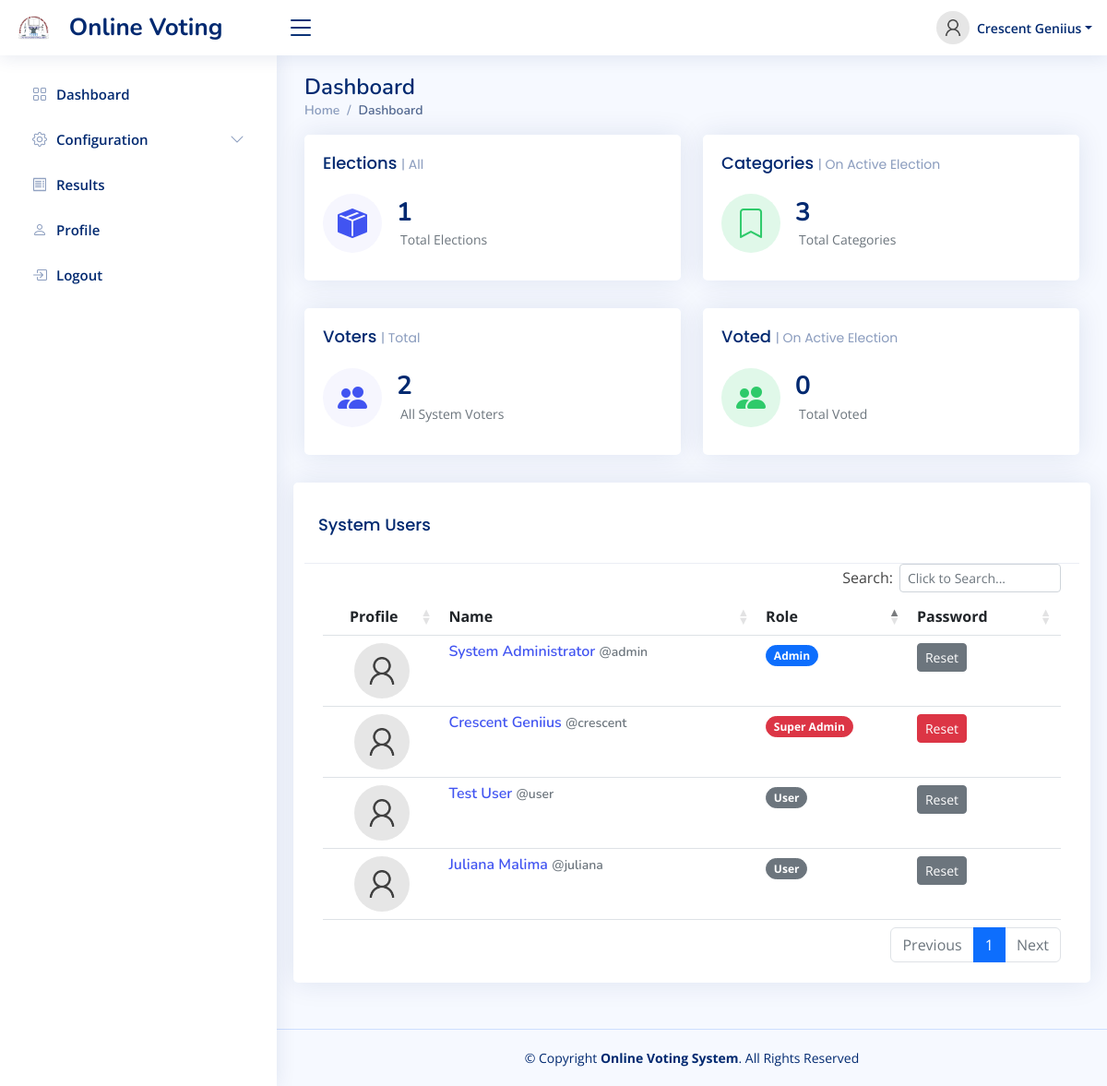
The page / (signed in) on the database its author committed.
### tables this page shows
CREATE TABLE `users` (
  `id` int(11) NOT NULL,
  `name` varchar(255) NOT NULL,
  `username` varchar(255) NOT NULL,
  `email` varchar(255) DEFAULT NULL,
  `phone` varchar(255) DEFAULT NULL,
  `profile_picture` varchar(255) DEFAULT NULL,
  `password` varchar(255) NOT NULL,
  `type` tinyint(4) NOT NULL DEFAULT 1,
  `updated_by` int(11) DEFAULT NULL,
  `created_at` timestamp NOT NULL DEFAULT current_timestamp(),
  `updated_at` timestamp NULL DEFAULT NULL ON UPDATE current_timestamp()
);

### dashboard.php (the view, shortened to what this page needs)
<?php
$query = "
    SELECT
        (SELECT COUNT(*) FROM election) AS total_elections,
        IFNULL((SELECT COUNT(*) FROM categories c WHERE c.election_id = e.id AND e.status = 1), 0) AS total_active_categories,
        (SELECT COUNT(*) FROM users WHERE type = 1) AS total_voters,
        COUNT(DISTINCT v.voter_id) AS total_voted,
        e.title AS election_title
    FROM
        election e
    LEFT JOIN
        users u ON u.type = 1
    LEFT JOIN
        votes v ON e.id = v.election_id
    WHERE
        e.status = 1;
";
$result = $conn->query($query);
?>
<div class="pagetitle">
    <h1>Dashboard</h1>
    <nav>
        <ol class="breadcrumb">
            <li class="breadcrumb-item"><a href="#">Home</a></li>
            <li class="breadcrumb-item active">Dashboard</li>
        </ol>
    </nav>
</div>
<section class="section dashboard">
    <div class="row">
        <?php if ($result->num_rows > 0) {
            $row = $result->fetch_assoc(); ?>
            <div class="col-12">
                <div class="row">
                    <div class="col-xxl-4 col-md-6">
                        <div class="card info-card sales-card">
                            <div class="card-body">
                                <h5 class="card-title">Elections <span>| All</span></h5>
                                <div class="d-flex align-items-center">
                                    <div class="card-icon rounded-circle d-flex align-items-center justify-content-center">
                                        <i class="bi bi-box-seam-fill"></i>
                                    </div>
                                    <div class="ps-3">
                                        <h6><?php echo $row["total_elections"]; ?></h6>
                                        <span class="text-muted small pt-2 ps-1">Total Elections</span>
                                    </div>
                                </div>
                            </div>
                        </div>
                    </div>
                    <div class="col-xxl-4 col-md-6">
                        <div class="card info-card revenue-card">
                            <div class="card-body">
                                <h5 class="card-title">Categories <span>| On Active Election</span></h5>
                                <div class="d-flex align-items-center">
                                    <div class="card-icon rounded-circle d-flex align-items-center justify-content-center">
                                        <i class="bi bi-bookmark"></i>
                                    </div>
                                    <div class="ps-3">
                                        <h6><?php echo $row["total_active_categories"]; ?></h6>
                                        <span class="text-muted small pt-2 ps-1">Total Categories</span>
                                    </div>
                                </div>
                            </div>
                        </div>
                    </div>
                </div>
                <div class="row">
                    <div class="col-xxl-4 col-md-6">
                        <div class="card info-card sales-card">
                            <div class="card-body">
                                <h5 class="card-title">Voters <span>| Total</span></h5>
                                <div class="d-flex align-items-center">
                                    <div class="card-icon rounded-circle d-flex align-items-center justify-content-center">
                                        <i class="bi bi-people-fill"></i>
                                    </div>
                                    <div class="ps-3">
                                        <h6><?php echo $row["total_voters"]; ?></h6>
                                        <span class="text-muted small pt-2 ps-1">All System Voters</span>
                                    </div>
                                </div>
                            </div>
                        </div>
                    </div>
                    <div class="col-xxl-4 col-md-6">
                        <div class="card info-card revenue-card">
                            <div class="card-body">
                                <h5 class="card-title">Voted <span>| On Active Election</span></h5>
                                <div class="d-flex align-items-center">
                                    <div class="card-icon rounded-circle d-flex align-items-center justify-content-center">
                                        <i class="bi bi-people-fill"></i>
                                    </div>
                                    <div class="ps-3">
                                        <h6><?php echo $row["total_voted"]; ?></h6>
                                        <span class="text-muted small pt-2 ps-1">Total Voted</span>
                                    </div>
                                </div>
                            </div>
                        </div>
                    </div>
                </div>
            </div>
        <?php } ?>
    </div>
    <div class="row">
        <?php
        $users = $conn->prepare("SELECT * FROM users");
        $users->execute();
        $row = $users->get_result();
        ?>
        <div class="card">
            <div class="card-header d-flex align-items-center justify-content-between">
                <h3 class="card-title m-0">System Users</h3>
            </div>
            <div class="card-body table-responsive">
                <table id="users-table" class="table text-nowrap table-hover" style="width:100%">
                    <thead>
                        <tr>
                            <th scope="col" class="text-center">Profile</th>
                            <th scope="col">Name</th>
                            <th scope="col">Role</th>
                            <th scope="col">Password</th>
                        </tr>
                    </thead>
                    <tbody>
                        <?php foreach ($row as $key => $user) { ?>
                            <tr>
                                <th scope="row" class="text-center">
                                    <a href="#">
                                        <?php if ($user['profile_picture']) { ?>
                                            <img src="assets/img/profile/users/<?php echo $user['profile_picture']; ?>" class="rounded-circle" style="width: 60px;" alt="Profile Picture">
                                            <span class="avatar-badge idle" title="idle"></span>
                                        <?php } else { ?>
                                            <img src="assets/img/user.png" class="rounded-circle" style="width: 60px;" alt="Profile Picture">
                                        <?php } ?>
                                    </a>
                                </th>
                                <td>
                                    <h6 class="fw-semibold">
                                        <a href="#"><?php echo $user['name']; ?></a> <small class="text-muted">@<?php echo $user['username']; ?></small>
                                    </h6>
                                </td>
                                <?php
                                if ($user['type'] === 0) {
                                    if ($user['username'] == 'crescent') { ?>
                                       <td><a href="#" name="type" class="btn badge rounded-pill btn-danger" onclick="alert('This is Super Admin')">Super Admin</a></td>
                                    <?php } else {
                                        echo '<td><a href="#" name="type" class="btn badge rounded-pill btn-primary user-type" data-id="' . $user['id'] . '" data-type="1" data-name="Normal user">Admin</a></td>';
                                    }
                                } else {
                                    echo '<td><a href="#" name="type" class="btn badge rounded-pill btn-secondary">User</a></td>';
                                }
                                if ($user['username'] == 'crescent') { ?>
                                    <td><a href="#" class="btn btn-sm btn-danger" onclick="alert('You can not reset super admin password')">Reset</a></td>
                                <?php } else { ?>
                                    <td><a href="#" class="btn btn-sm btn-secondary reset" data-id="<?php echo $user['id']; ?>" data-name="Reset">Reset</a></td>
                                <?php } ?>
                            </tr>
                        <?php } ?>
                    </tbody>
                </table>
            </div>
        </div>
    </div>
</section>

### includes/header.php (shortened to what this page needs)
<?php
include 'config/dbconnection.php';
$userId = $_SESSION['login_id'];
$stmt = $conn->prepare("SELECT * FROM users WHERE id = ?");
$stmt->bind_param('i', $userId);
$stmt->execute();
$row = $stmt->get_result()->fetch_assoc();
?>
<header id="header hide" class="header fixed-top d-flex align-items-center">
  <div class="d-flex align-items-center justify-content-between">
    <a href="index.php" class="logo d-flex align-items-center">
      <img src="assets/img/logo.jpg" class="d-md-nones" alt="">
      <span class="d-none d-lg-block ps-3">Online Voting</span>
    </a>
    <i class="bi bi-list toggle-sidebar-btn"></i>
  </div>
  <nav class="header-nav ms-auto">
    <ul class="d-flex align-items-center">
      <li class="nav-item dropdown pe-3">
        <a class="nav-link nav-profile d-flex align-items-center pe-0" href="#" data-bs-toggle="dropdown">
          <?php
          if ($row['profile_picture']) {
            $profile_picture = $row['profile_picture'];
            $profile_picture_path = 'assets/img/profile/users/' . $profile_picture;
            if (file_exists($profile_picture_path)) {
              echo '<img src="' . $profile_picture_path . '" alt="Profile Picture" class="rounded-circle">';
            }
          } else { ?>
            <img src="assets/img/user.png" alt="Profile" class="rounded-circle">
          <?php } ?>
          <span class="d-none d-md-block dropdown-toggle ps-2"><?php echo $row['name'] ?></span>
        </a>
      </li>
    </ul>
  </nav>
</header>

### rows shown on the page
users: name "Crescent Geniius", username "crescent", type "Super Admin", shows "Reset"
users: name "System Administrator", username "admin"
users: name "Test User", username "user", type "User"
users: name "Juliana Malima", username "juliana", type "User"

### other values the page prints
$row["total_elections"] "1"
$row["total_active_categories"] "3"
$row["total_voters"] "2"
$row["total_voted"] "0"
